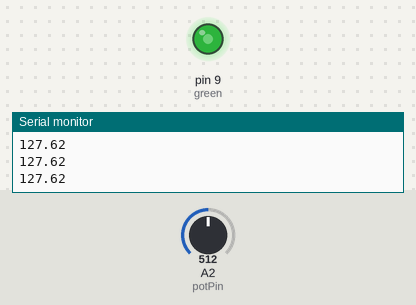
Bench run of a sketch on a simulated Arduino Uno, built with avr-gcc and run on an emulated ATmega328P. Parts: output pins drawn as LEDs (lit = HIGH), the last lines printed to the serial monitor. Inputs (shaded band) come from the test bench; at power-on: A2 (potPin) = 512.

Above: at 1.3 s.
1.4 s: A2 (potPin) set to 716
At 2.7 s:
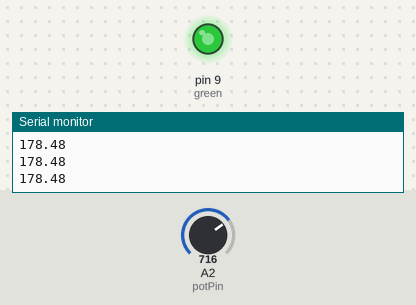
3.0 s: A2 (potPin) set to 900
At 4.0 s:
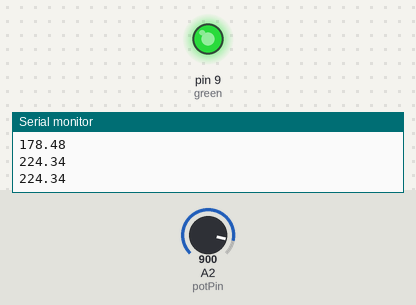
4.5 s: A2 (potPin) set to 122
At 5.2 s:
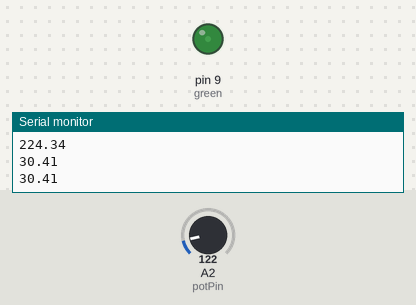
6.0 s: A2 (potPin) set to 0
At 6.4 s:
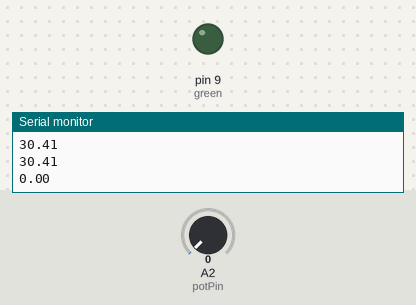
7.5 s: A2 (potPin) set to 511
At 8.8 s:
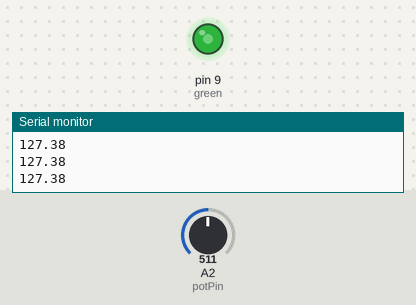
Timing chart, 0 to 10.0 s (numbered marks = the images above; inputs shaded):
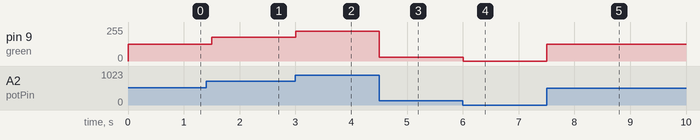

Measured:
- after the input at 1.4 s, pin 9 (green): 127/255 → 178/255 after 0.10 s
- after the input at 3.0 s, pin 9 (green): 178/255 → 224/255 at once
- after the input at 4.5 s, pin 9 (green): 224/255 → 30/255 at once
- after the input at 6.0 s, pin 9 (green): 30/255 → 0/255 at once
- after the input at 7.5 s, pin 9 (green): 0/255 → 127/255 at once

The sketch:

Potentiometer_DimLED.ino
```cpp
int potPin=A2;
int green=9;
int potVal;
float LEDVal;
int dt=500;

void setup(){
pinMode(potPin, INPUT);
pinMode(green, OUTPUT);

Serial.begin(9600);

}

void loop(){
  potVal=analogRead(potPin);
  LEDVal=(255./1023.)*potVal;
analogWrite(green, LEDVal);
Serial.println(LEDVal);
delay(dt);


}
```
